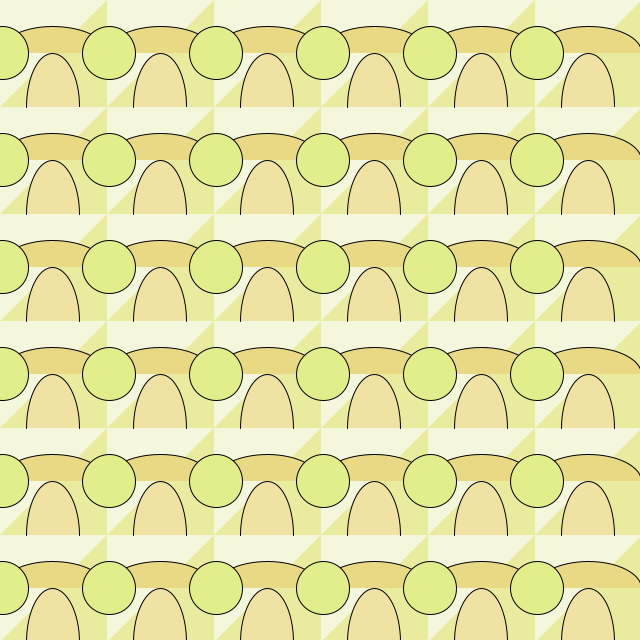
Frame 1 (no input)
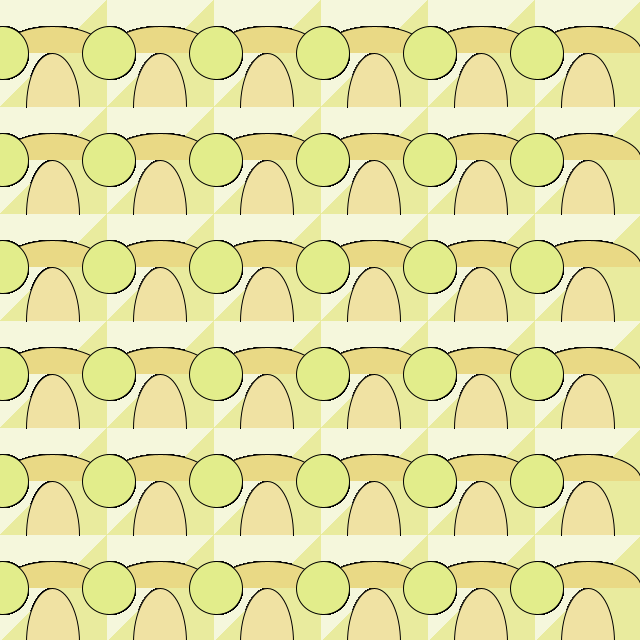
Frame 60 (the mouse pressed at the canvas centre just before this capture)
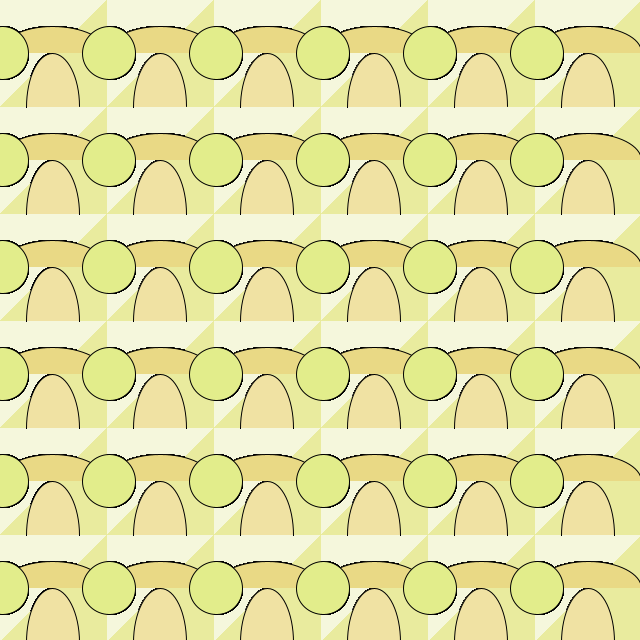
Frame 120 (the mouse held since frame 60 and released just before this capture)

The Processing sketch that drew these frames (run headless with seeded random() and noise(); from frame 60 on, the mouse is pressed at the canvas centre):

// Processing sketch: Teselado
// ── Teselado.pde
// Nombre: María Camila Serrato Restrepo
// Código: 202410329
// Título: E02 – Repetición/Teselado

void setup() {
  size(640, 640);
  background(245, 247, 220);
}

int tam = 107;

void draw() {
  
  for (int x = 0; x <= width; x += tam) {
  for (int y = 0; y <= height; y += tam) {

      noStroke();

      // Triángulo en esquina inferior derecha
      
      fill(233, 235, 158);
      triangle(x + tam, y + tam, x + tam, y, x, y + tam);

      stroke(0);
 
      // Arco horizontal
     
      fill(233, 217, 133);
      arc(x + tam / 2, y + tam / 2, tam, tam / 2, PI, TWO_PI);
     
     // Arco vertical
      
      fill(240, 226, 163);
      arc(x + tam / 2, y + tam, tam/2, tam, PI, TWO_PI);
      
      // Círculo 
      
      fill(226, 237, 139);
      ellipse(x + 2, y + tam / 2, tam/2, tam/2);
      
    }
  }
}
